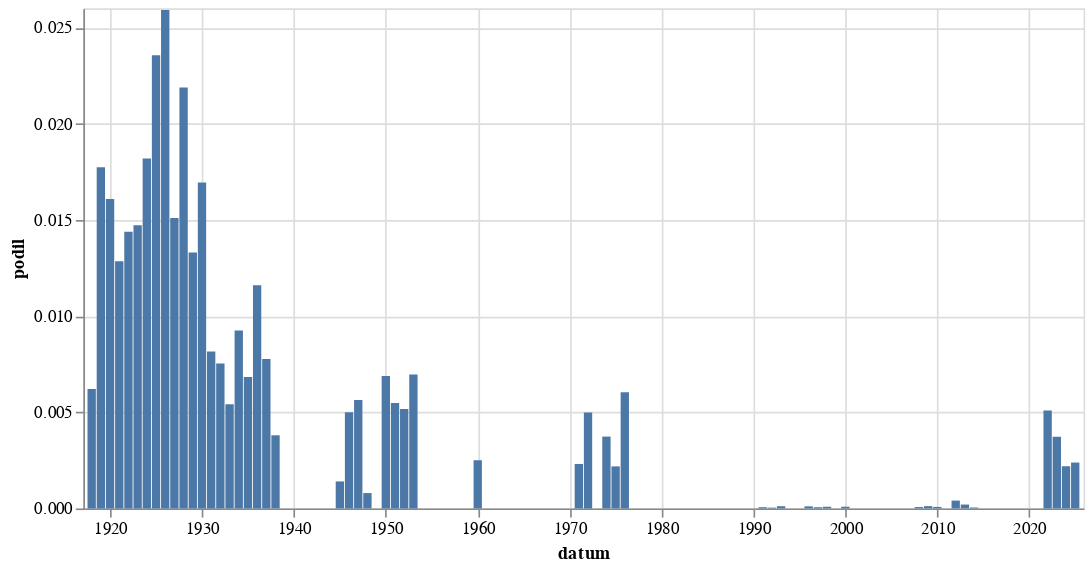

The cell this chart's notebook holds for it:
### Markdown cell above
## Grafy + data

### Code cell
alt.Chart(
    hledej(" [Dd]rahot[auoě]").to_pandas(),
    width = 600
).mark_bar(
).encode(
    alt.X('datum:T'),
    alt.Y('podil:Q')
)

### Figure 1 — Vega-Lite specification as saved in the notebook (floating-point values rounded to 4 significant figures)
{"config": {"view": {"continuousWidth": 300, "continuousHeight": 300}}, "data": {"name": "data-3fae94e35c8d0cbf27eec38a2f298ed6"}, "mark": {"type": "bar"}, "encoding": {"x": {"field": "datum", "type": "temporal"}, "y": {"field": "podil", "type": "quantitative"}}, "width": 600, "$schema": "https://vega.github.io/schema/vega-lite/v5.8.0.json", "datasets": {"data-3fae94e35c8d0cbf27eec38a2f298ed6": [{"datum": "1918-01-01T00:00:00", "text": 4, "text_right": 644, "podil": 0.006211, "co": " [Dd]rahot[auoě]"}, {"datum": "1919-01-01T00:00:00", "text": 70, "text_right": 3946, "podil": 0.01774, "co": " [Dd]rahot[auoě]"}, {"datum": "1920-01-01T00:00:00", "text": 91, "text_right": 5656, "podil": 0.01609, "co": " [Dd]rahot[auoě]"}, {"datum": "1921-01-01T00:00:00", "text": 100, "text_right": 7785, "podil": 0.01285, "co": " [Dd]rahot[auoě]"}, {"datum": "1922-01-01T00:00:00", "text": 109, "text_right": 7580, "podil": 0.01438, "co": " [Dd]rahot[auoě]"}, {"datum": "1923-01-01T00:00:00", "text": 77, "text_right": 5228, "podil": 0.01473, "co": " [Dd]rahot[auoě]"}, {"datum": "1924-01-01T00:00:00", "text": 102, "text_right": 5606, "podil": 0.01819, "co": " [Dd]rahot[auoě]"}, {"datum": "1925-01-01T00:00:00", "text": 107, "text_right": 4541, "podil": 0.02356, "co": " [Dd]rahot[auoě]"}, {"datum": "1926-01-01T00:00:00", "text": 184, "text_right": 7099, "podil": 0.02592, "co": " [Dd]rahot[auoě]"}, {"datum": "1927-01-01T00:00:00", "text": 93, "text_right": 6160, "podil": 0.0151, "co": " [Dd]rahot[auoě]"}, {"datum": "1928-01-01T00:00:00", "text": 130, "text_right": 5941, "podil": 0.02188, "co": " [Dd]rahot[auoě]"}, {"datum": "1929-01-01T00:00:00", "text": 49, "text_right": 3684, "podil": 0.0133, "co": " [Dd]rahot[auoě]"}, {"datum": "1930-01-01T00:00:00", "text": 126, "text_right": 7437, "podil": 0.01694, "co": " [Dd]rahot[auoě]"}, {"datum": "1931-01-01T00:00:00", "text": 49, "text_right": 6002, "podil": 0.008164, "co": " [Dd]rahot[auoě]"}, {"datum": "1932-01-01T00:00:00", "text": 27, "text_right": 3586, "podil": 0.007529, "co": " [Dd]rahot[auoě]"}, {"datum": "1933-01-01T00:00:00", "text": 22, "text_right": 4059, "podil": 0.00542, "co": " [Dd]rahot[auoě]"}, {"datum": "1934-01-01T00:00:00", "text": 30, "text_right": 3242, "podil": 0.009254, "co": " [Dd]rahot[auoě]"}, {"datum": "1935-01-01T00:00:00", "text": 22, "text_right": 3221, "podil": 0.00683, "co": " [Dd]rahot[auoě]"}, {"datum": "1936-01-01T00:00:00", "text": 39, "text_right": 3361, "podil": 0.0116, "co": " [Dd]rahot[auoě]"}, {"datum": "1937-01-01T00:00:00", "text": 24, "text_right": 3087, "podil": 0.007775, "co": " [Dd]rahot[auoě]"}, {"datum": "1938-01-01T00:00:00", "text": 6, "text_right": 1578, "podil": 0.003802, "co": " [Dd]rahot[auoě]"}, {"datum": "1945-01-01T00:00:00", "text": 1, "text_right": 712, "podil": 0.001404, "co": " [Dd]rahot[auoě]"}, {"datum": "1946-01-01T00:00:00", "text": 14, "text_right": 2802, "podil": 0.004996, "co": " [Dd]rahot[auoě]"}, {"datum": "1947-01-01T00:00:00", "text": 14, "text_right": 2481, "podil": 0.005643, "co": " [Dd]rahot[auoě]"}, {"datum": "1948-01-01T00:00:00", "text": 2, "text_right": 2504, "podil": 0.0007987, "co": " [Dd]rahot[auoě]"}, {"datum": "1950-01-01T00:00:00", "text": 3, "text_right": 436, "podil": 0.006881, "co": " [Dd]rahot[auoě]"}, {"datum": "1951-01-01T00:00:00", "text": 2, "text_right": 365, "podil": 0.005479, "co": " [Dd]rahot[auoě]"}, {"datum": "1952-01-01T00:00:00", "text": 2, "text_right": 387, "podil": 0.005168, "co": " [Dd]rahot[auoě]"}, {"datum": "1953-01-01T00:00:00", "text": 2, "text_right": 287, "podil": 0.006969, "co": " [Dd]rahot[auoě]"}, {"datum": "1960-01-01T00:00:00", "text": 1, "text_right": 399, "podil": 0.002506, "co": " [Dd]rahot[auoě]"}, {"datum": "1971-01-01T00:00:00", "text": 2, "text_right": 865, "podil": 0.002312, "co": " [Dd]rahot[auoě]"}, {"datum": "1972-01-01T00:00:00", "text": 3, "text_right": 601, "podil": 0.004992, "co": " [Dd]rahot[auoě]"}, {"datum": "1974-01-01T00:00:00", "text": 3, "text_right": 803, "podil": 0.003736, "co": " [Dd]rahot[auoě]"}, {"datum": "1975-01-01T00:00:00", "text": 2, "text_right": 915, "podil": 0.002186, "co": " [Dd]rahot[auoě]"}, {"datum": "1976-01-01T00:00:00", "text": 4, "text_right": 662, "podil": 0.006042, "co": " [Dd]rahot[auoě]"}, {"datum": "1991-01-01T00:00:00", "text": 2, "text_right": 31045, "podil": 6.442e-05, "co": " [Dd]rahot[auoě]"}, {"datum": "1992-01-01T00:00:00", "text": 1, "text_right": 24879, "podil": 4.019e-05, "co": " [Dd]rahot[auoě]"}, {"datum": "1993-01-01T00:00:00", "text": 1, "text_right": 8681, "podil": 0.0001152, "co": " [Dd]rahot[auoě]"}, {"datum": "1996-01-01T00:00:00", "text": 1, "text_right": 9139, "podil": 0.0001094, "co": " [Dd]rahot[auoě]"}, {"datum": "1997-01-01T00:00:00", "text": 1, "text_right": 15895, "podil": 6.291e-05, "co": " [Dd]rahot[auoě]"}, {"datum": "1998-01-01T00:00:00", "text": 1, "text_right": 11413, "podil": 8.762e-05, "co": " [Dd]rahot[auoě]"}, {"datum": "2000-01-01T00:00:00", "text": 2, "text_right": 22514, "podil": 8.883e-05, "co": " [Dd]rahot[auoě]"}, {"datum": "2008-01-01T00:00:00", "text": 1, "text_right": 14013, "podil": 7.136e-05, "co": " [Dd]rahot[auoě]"}, {"datum": "2009-01-01T00:00:00", "text": 2, "text_right": 16646, "podil": 0.0001201, "co": " [Dd]rahot[auoě]"}, {"datum": "2010-01-01T00:00:00", "text": 1, "text_right": 12869, "podil": 7.771e-05, "co": " [Dd]rahot[auoě]"}, {"datum": "2012-01-01T00:00:00", "text": 6, "text_right": 14732, "podil": 0.0004073, "co": " [Dd]rahot[auoě]"}, {"datum": "2013-01-01T00:00:00", "text": 2, "text_right": 9881, "podil": 0.0002024, "co": " [Dd]rahot[auoě]"}, {"datum": "2014-01-01T00:00:00", "text": 1, "text_right": 20781, "podil": 4.812e-05, "co": " [Dd]rahot[auoě]"}, {"datum": "2022-01-01T00:00:00", "text": 106, "text_right": 20822, "podil": 0.005091, "co": " [Dd]rahot[auoě]"}, {"datum": "2023-01-01T00:00:00", "text": 93, "text_right": 24959, "podil": 0.003726, "co": " [Dd]rahot[auoě]"}, {"datum": "2024-01-01T00:00:00", "text": 53, "text_right": 24168, "podil": 0.002193, "co": " [Dd]rahot[auoě]"}, {"datum": "2025-01-01T00:00:00", "text": 25, "text_right": 10482, "podil": 0.002385, "co": " [Dd]rahot[auoě]"}]}}
